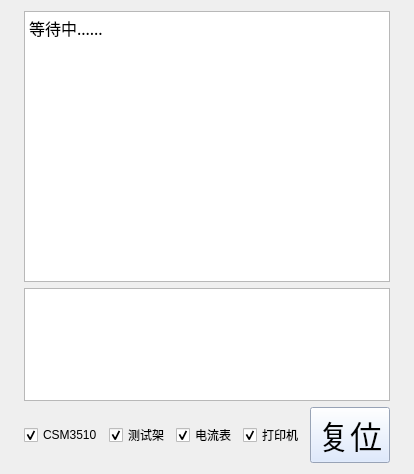
        <widget class="QWidget" name="tab_watching">
         <attribute name="title">
          <string>监测</string>
         </attribute>
         <layout class="QGridLayout" name="gridLayout_8">
          <item row="0" column="0">
           <layout class="QHBoxLayout" name="horizontalLayout_2" stretch="5,90,5">
            <item>
             <layout class="QHBoxLayout" name="horizontalLayout_10">
              <item>
               <widget class="QLabel" name="label_2">
                <property name="text">
                 <string/>
                </property>
               </widget>
              </item>
             </layout>
            </item>
            <item>
             <layout class="QVBoxLayout" name="verticalLayout_14" stretch="12,5,0">
              <item>
               <widget class="QPlainTextEdit" name="plainText_display">
                <property name="font">
                 <font>
                  <family>宋体</family>
                  <pointsize>12</pointsize>
                  <stylestrategy>PreferAntialias</stylestrategy>
                 </font>
                </property>
                <property name="undoRedoEnabled">
                 <bool>false</bool>
                </property>
                <property name="readOnly">
                 <bool>true</bool>
                </property>
                <property name="plainText">
                 <string>等待中......</string>
                </property>
               </widget>
              </item>
              <item>
               <widget class="QTextBrowser" name="textBrowser_reuslt">
                <property name="enabled">
                 <bool>true</bool>
                </property>
                <property name="font">
                 <font>
                  <family>微软雅黑</family>
                 </font>
                </property>
               </widget>
              </item>
              <item>
               <layout class="QGridLayout" name="gridLayout_9" columnstretch="2,0">
                <item row="0" column="0">
                 <layout class="QHBoxLayout" name="horizontalLayout_7"/>
                </item>
                <item row="1" column="1">
                 <widget class="QPushButton" name="btn_reset_result">
                  <property name="minimumSize">
                   <size>
                    <width>0</width>
                    <height>0</height>
                   </size>
                  </property>
                  <property name="palette">
                   <palette>
                    <active>
                     <colorrole role="WindowText">
                      <brush brushstyle="SolidPattern">
                       <color alpha="255">
                        <red>0</red>
                        <green>0</green>
                        <blue>0</blue>
                       </color>
                      </brush>
                     </colorrole>
                     <colorrole role="Button">
                      <brush brushstyle="SolidPattern">
                       <color alpha="255">
                        <red>213</red>
                        <green>228</green>
                        <blue>255</blue>
                       </color>
                      </brush>
                     </colorrole>
                     <colorrole role="Light">
                      <brush brushstyle="SolidPattern">
                       <color alpha="255">
                        <red>255</red>
                        <green>127</green>
                        <blue>191</blue>
                       </color>
                      </brush>
                     </colorrole>
                     <colorrole role="Midlight">
                      <brush brushstyle="SolidPattern">
                       <color alpha="255">
                        <red>212</red>
                        <green>106</green>
                        <blue>159</blue>
                       </color>
                      </brush>
                     </colorrole>
                     <colorrole role="Dark">
                      <brush brushstyle="SolidPattern">
                       <color alpha="255">
                        <red>85</red>
                        <green>42</green>
                        <blue>63</blue>
                       </color>
                      </brush>
                     </colorrole>
                     <colorrole role="Mid">
                      <brush brushstyle="SolidPattern">
                       <color alpha="255">
                        <red>113</red>
                        <green>56</green>
                        <blue>84</blue>
                       </color>
                      </brush>
                     </colorrole>
                     <colorrole role="Text">
                      <brush brushstyle="SolidPattern">
                       <color alpha="255">
                        <red>0</red>
                        <green>0</green>
                        <blue>0</blue>
                       </color>
                      </brush>
                     </colorrole>
                     <colorrole role="BrightText">
                      <brush brushstyle="SolidPattern">
                       <color alpha="255">
                        <red>255</red>
                        <green>255</green>
                        <blue>255</blue>
                       </color>
                      </brush>
                     </colorrole>
                     <colorrole role="ButtonText">
                      <brush brushstyle="SolidPattern">
                       <color alpha="255">
                        <red>0</red>
                        <green>0</green>
                        <blue>0</blue>
                       </color>
                      </brush>
                     </colorrole>
                     <colorrole role="Base">
                      <brush brushstyle="SolidPattern">
                       <color alpha="255">
                        <red>213</red>
                        <green>228</green>
                        <blue>255</blue>
                       </color>
                      </brush>
                     </colorrole>
                     <colorrole role="Window">
                      <brush brushstyle="SolidPattern">
                       <color alpha="255">
                        <red>213</red>
                        <green>228</green>
                        <blue>255</blue>
                       </color>
                      </brush>
                     </colorrole>
                     <colorrole role="Shadow">
                      <brush brushstyle="SolidPattern">
                       <color alpha="255">
                        <red>0</red>
                        <green>0</green>
                        <blue>0</blue>
                       </color>
                      </brush>
                     </colorrole>
                     <colorrole role="AlternateBase">
                      <brush brushstyle="SolidPattern">
                       <color alpha="255">
                        <red>212</red>
                        <green>170</green>
                        <blue>191</blue>
                       </color>
                      </brush>
                     </colorrole>
                     <colorrole role="ToolTipBase">
                      <brush brushstyle="SolidPattern">
                       <color alpha="255">
                        <red>255</red>
                        <green>255</green>
                        <blue>220</blue>
                       </color>
                      </brush>
                     </colorrole>
                     <colorrole role="ToolTipText">
                      <brush brushstyle="SolidPattern">
                       <color alpha="255">
                        <red>0</red>
                        <green>0</green>
                        <blue>0</blue>
                       </color>
                      </brush>
                     </colorrole>
                    </active>
                    <inactive>
                     <colorrole role="WindowText">
                      <brush brushstyle="SolidPattern">
                       <color alpha="255">
                        <red>0</red>
                        <green>0</green>
                        <blue>0</blue>
                       </color>
                      </brush>
                     </colorrole>
                     <colorrole role="Button">
                      <brush brushstyle="SolidPattern">
                       <color alpha="255">
                        <red>213</red>
                        <green>228</green>
                        <blue>255</blue>
                       </color>
                      </brush>
                     </colorrole>
                     <colorrole role="Light">
                      <brush brushstyle="SolidPattern">
                       <color alpha="255">
                        <red>255</red>
                        <green>127</green>
                        <blue>191</blue>
                       </color>
                      </brush>
                     </colorrole>
                     <colorrole role="Midlight">
                      <brush brushstyle="SolidPattern">
                       <color alpha="255">
                        <red>212</red>
                        <green>106</green>
                        <blue>159</blue>
                       </color>
                      </brush>
                     </colorrole>
                     <colorrole role="Dark">
                      <brush brushstyle="SolidPattern">
                       <color alpha="255">
                        <red>85</red>
                        <green>42</green>
                        <blue>63</blue>
                       </color>
                      </brush>
                     </colorrole>
                     <colorrole role="Mid">
                      <brush brushstyle="SolidPattern">
                       <color alpha="255">
                        <red>113</red>
                        <green>56</green>
                        <blue>84</blue>
                       </color>
                      </brush>
                     </colorrole>
                     <colorrole role="Text">
                      <brush brushstyle="SolidPattern">
                       <color alpha="255">
                        <red>0</red>
                        <green>0</green>
                        <blue>0</blue>
                       </color>
                      </brush>
                     </colorrole>
                     <colorrole role="BrightText">
                      <brush brushstyle="SolidPattern">
                       <color alpha="255">
                        <red>255</red>
                        <green>255</green>
                        <blue>255</blue>
                       </color>
                      </brush>
                     </colorrole>
                     <colorrole role="ButtonText">
                      <brush brushstyle="SolidPattern">
                       <color alpha="255">
                        <red>0</red>
                        <green>0</green>
                        <blue>0</blue>
                       </color>
                      </brush>
                     </colorrole>
                     <colorrole role="Base">
                      <brush brushstyle="SolidPattern">
                       <color alpha="255">
                        <red>213</red>
                        <green>228</green>
                        <blue>255</blue>
                       </color>
                      </brush>
                     </colorrole>
                     <colorrole role="Window">
                      <brush brushstyle="SolidPattern">
                       <color alpha="255">
                        <red>213</red>
                        <green>228</green>
                        <blue>255</blue>
                       </color>
                      </brush>
                     </colorrole>
                     <colorrole role="Shadow">
                      <brush brushstyle="SolidPattern">
                       <color alpha="255">
                        <red>0</red>
                        <green>0</green>
                        <blue>0</blue>
                       </color>
                      </brush>
                     </colorrole>
                     <colorrole role="AlternateBase">
                      <brush brushstyle="SolidPattern">
                       <color alpha="255">
                        <red>212</red>
                        <green>170</green>
                        <blue>191</blue>
                       </color>
                      </brush>
                     </colorrole>
                     <colorrole role="ToolTipBase">
                      <brush brushstyle="SolidPattern">
                       <color alpha="255">
                        <red>255</red>
                        <green>255</green>
                        <blue>220</blue>
                       </color>
                      </brush>
                     </colorrole>
                     <colorrole role="ToolTipText">
                      <brush brushstyle="SolidPattern">
                       <color alpha="255">
                        <red>0</red>
                        <green>0</green>
                        <blue>0</blue>
                       </color>
                      </brush>
                     </colorrole>
                    </inactive>
                    <disabled>
                     <colorrole role="WindowText">
                      <brush brushstyle="SolidPattern">
                       <color alpha="255">
                        <red>85</red>
                        <green>42</green>
                        <blue>63</blue>
                       </color>
                      </brush>
                     </colorrole>
                     <colorrole role="Button">
                      <brush brushstyle="SolidPattern">
                       <color alpha="255">
                        <red>213</red>
                        <green>228</green>
                        <blue>255</blue>
                       </color>
                      </brush>
                     </colorrole>
                     <colorrole role="Light">
                      <brush brushstyle="SolidPattern">
                       <color alpha="255">
                        <red>255</red>
                        <green>127</green>
                        <blue>191</blue>
                       </color>
                      </brush>
                     </colorrole>
                     <colorrole role="Midlight">
                      <brush brushstyle="SolidPattern">
                       <color alpha="255">
                        <red>212</red>
                        <green>106</green>
                        <blue>159</blue>
                       </color>
                      </brush>
                     </colorrole>
                     <colorrole role="Dark">
                      <brush brushstyle="SolidPattern">
                       <color alpha="255">
                        <red>85</red>
                        <green>42</green>
                        <blue>63</blue>
                       </color>
                      </brush>
                     </colorrole>
                     <colorrole role="Mid">
                      <brush brushstyle="SolidPattern">
                       <color alpha="255">
                        <red>113</red>
                        <green>56</green>
                        <blue>84</blue>
                       </color>
                      </brush>
                     </colorrole>
                     <colorrole role="Text">
                      <brush brushstyle="SolidPattern">
                       <color alpha="255">
                        <red>85</red>
                        <green>42</green>
                        <blue>63</blue>
                       </color>
                      </brush>
                     </colorrole>
                     <colorrole role="BrightText">
                      <brush brushstyle="SolidPattern">
                       <color alpha="255">
                        <red>255</red>
                        <green>255</green>
                        <blue>255</blue>
                       </color>
                      </brush>
                     </colorrole>
                     <colorrole role="ButtonText">
                      <brush brushstyle="SolidPattern">
                       <color alpha="255">
                        <red>85</red>
                        <green>42</green>
                        <blue>63</blue>
                       </color>
                      </brush>
                     </colorrole>
                     <colorrole role="Base">
                      <brush brushstyle="SolidPattern">
                       <color alpha="255">
                        <red>213</red>
                        <green>228</green>
                        <blue>255</blue>
                       </color>
                      </brush>
                     </colorrole>
                     <colorrole role="Window">
                      <brush brushstyle="SolidPattern">
                       <color alpha="255">
                        <red>213</red>
                        <green>228</green>
                        <blue>255</blue>
                       </color>
                      </brush>
                     </colorrole>
                     <colorrole role="Shadow">
                      <brush brushstyle="SolidPattern">
                       <color alpha="255">
                        <red>0</red>
                        <green>0</green>
                        <blue>0</blue>
                       </color>
                      </brush>
                     </colorrole>
                     <colorrole role="AlternateBase">
                      <brush brushstyle="SolidPattern">
                       <color alpha="255">
                        <red>170</red>
                        <green>85</green>
                        <blue>127</blue>
                       </color>
                      </brush>
                     </colorrole>
                     <colorrole role="ToolTipBase">
                      <brush brushstyle="SolidPattern">
                       <color alpha="255">
                        <red>255</red>
                        <green>255</green>
                        <blue>220</blue>
                       </color>
                      </brush>
                     </colorrole>
                     <colorrole role="ToolTipText">
                      <brush brushstyle="SolidPattern">
                       <color alpha="255">
                        <red>0</red>
                        <green>0</green>
                        <blue>0</blue>
                       </color>
                      </brush>
                     </colorrole>
                    </disabled>
                   </palette>
                  </property>
                  <property name="font">
                   <font>
                    <family>宋体</family>
                    <pointsize>24</pointsize>
                   </font>
                  </property>
                  <property name="styleSheet">
                   <string notr="true">background-color:rgb(213, 228, 255)</string>
                  </property>
                  <property name="text">
                   <string>复位</string>
                  </property>
                 </widget>
                </item>
                <item row="1" column="0">
                 <layout class="QHBoxLayout" name="horizontalLayout_9">
                  <item>
                   <widget class="QCheckBox" name="checkBox_csm3510">
                    <property name="text">
                     <string>CSM3510</string>
                    </property>
                    <property name="checked">
                     <bool>true</bool>
                    </property>
                   </widget>
                  </item>
                  <item>
                   <widget class="QCheckBox" name="checkBox_cc2640">
                    <property name="text">
                     <string>测试架</string>
                    </property>
                    <property name="checked">
                     <bool>true</bool>
                    </property>
                   </widget>
                  </item>
                  <item>
                   <widget class="QCheckBox" name="checkBox_currenter">
                    <property name="text">
                     <string>电流表</string>
                    </property>
                    <property name="checked">
                     <bool>true</bool>
                    </property>
                   </widget>
                  </item>
                  <item>
                   <widget class="QCheckBox" name="checkBox_printer">
                    <property name="text">
                     <string>打印机</string>
                    </property>
                    <property name="checked">
                     <bool>true</bool>
                    </property>
                   </widget>
                  </item>
                 </layout>
                </item>
               </layout>
              </item>
             </layout>
            </item>
            <item>
             <layout class="QHBoxLayout" name="horizontalLayout_8">
              <item>
               <widget class="QLabel" name="label">
                <property name="text">
                 <string/>
                </property>
               </widget>
              </item>
             </layout>
            </item>
           </layout>
          </item>
         </layout>
        </widget>
